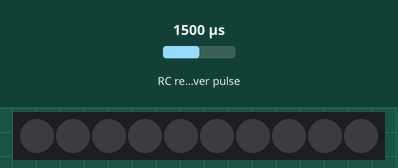
Bench run of a sketch on a simulated Arduino Uno, built with avr-gcc and run on an emulated ATmega328P. On the bench: 10 RGB LEDs in strip order, left to right. Wiring (inferred from the names in the program): RC receiver channel: data pin 3. The test bench sets the inputs (shaded band); at power-on: RC receiver pulse 1500 µs.

Above: at 1.2 s.
1.3 s: RC receiver pulse (sensor on pin 3) set to 1750 µs
At 2.5 s:
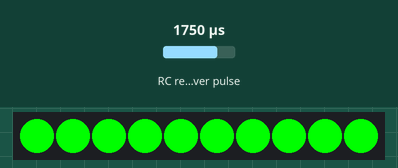
2.8 s: RC receiver pulse (sensor on pin 3) set to 1020 µs
At 4.0 s:
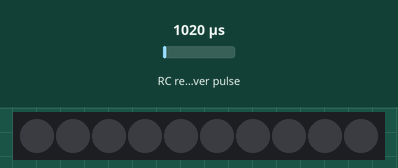
4.3 s: RC receiver pulse (sensor on pin 3) set to 1980 µs
At 5.1 s:
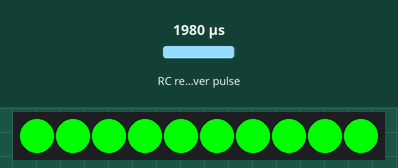
Timing chart, 0 to 7.3 s (numbered marks = the images above; inputs shaded):
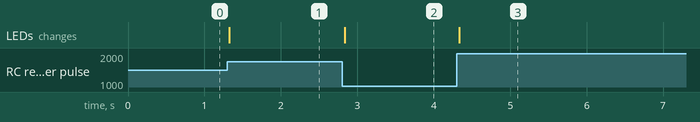

Measured:
- after the input at 1.3 s, the LEDs: change at once (image 1)
- after the input at 2.8 s, the LEDs: change at once (image 2)
- after the input at 4.3 s, the LEDs: change at once (image 3)

The sketch:

simple_light.ino
```cpp
#include <EnableInterrupt.h>
#include <Adafruit_NeoPixel.h>
#ifdef __AVR__
#include <avr/power.h>
#endif


/* rc configuration */
#define RC_PULSE_CENTER         1500 // pulse width (microseconds) for RC center
#define PULSE_WIDTH_DEADBAND    100 // pulse width difference from RC_PULSE_CENTER us (microseconds) to ignore (to compensate trim and drift)
#define RC_PULSE_TIMEOUT        1000 // in milliseconds

#define RC_INPUT_CHANNEL        0
#define RC_INPUT_PIN            3 // arduino pin connected to R/C receiver

#define RC_NUM_CHANNELS         1


/* led strip configuration */
#define LED_COLOR_ON            Adafruit_NeoPixel::Color(0, 255, 0)
#define LED_COLOR_OFF           Adafruit_NeoPixel::Color(0, 0, 0)
#define LED_COLOR_NO_RC         Adafruit_NeoPixel::Color(255, 0, 0)
#define LED_COUNT               10
#define LED_TYPE                NEO_GRB + NEO_KHZ800

#define LED_SHOW_INTERVAL       20

#define LED_PIN                 4 // arduino pin with leds


enum state_t {
    STATE_ON,
    STATE_OFF,
    STATE_NO_RC
};

uint16_t rc_values[RC_NUM_CHANNELS];
uint32_t rc_start[RC_NUM_CHANNELS];
volatile uint16_t rc_shared[RC_NUM_CHANNELS];

Adafruit_NeoPixel leds = Adafruit_NeoPixel(LED_COUNT, LED_PIN, LED_TYPE);

volatile boolean rc_process = false;
volatile long last_rc_pulse = 0;
volatile uint16_t rc_input = 0;
state_t state = STATE_OFF;
long show_time = millis();


void disable_rc_processing();
void enable_rc_processing();
boolean is_rc_left();
boolean is_rc_right();
boolean is_rc_ok();
void setStripColor(uint32_t color);
void run_state_on();
void run_state_off();
void run_state_no_rc();

void rc_read_values() {
  noInterrupts();
  memcpy(rc_values, (const void *)rc_shared, sizeof(rc_shared));
  interrupts();

  rc_input = (uint16_t)rc_values[RC_INPUT_CHANNEL];

  if (millis() - last_rc_pulse > RC_PULSE_TIMEOUT) {
    rc_input = 0;
  }
}

void calc_pulse(uint8_t channel, uint8_t input_pin) {
  if (rc_process) {
    if (digitalRead(input_pin) == HIGH) {
      rc_start[channel] = (uint32_t )micros();
    } else {
      if (rc_start[channel] > 0) {
        uint16_t usecs = (uint16_t) (micros() - rc_start[channel]);
        if (usecs > 900 && usecs < 2100) {
          rc_shared[channel] = usecs; // only use sane value
        }

      }

    }
    last_rc_pulse = millis();
  }
}

void calc_rc_input() { calc_pulse(RC_INPUT_CHANNEL, RC_INPUT_PIN); }

void setup() {
  enableInterrupt(RC_INPUT_PIN, calc_rc_input, CHANGE);

#if defined (__AVR_ATtiny85__)
  if (F_CPU == 16000000) clock_prescale_set(clock_div_1);
#endif

  leds.begin();

  state = STATE_OFF;
}

void loop() {
  rc_read_values();

  if (rc_input <= 0) {
    state = STATE_NO_RC;
  }

  switch(state) {
    case STATE_ON:
      run_state_on();
          break;
    case STATE_OFF:
      run_state_off();
          break;
    case STATE_NO_RC:
      run_state_no_rc();
          break;
  }

  if (show_time + LED_SHOW_INTERVAL < millis()) {
    disable_rc_processing();
    leds.show();
    show_time = millis();
    enable_rc_processing();
  }
}

void disable_rc_processing() {
  rc_process = false;
  for (int i = 0; i < RC_NUM_CHANNELS; i++) {
    rc_start[i] = 0;
  }
}

void enable_rc_processing() {
  rc_process = true;
}


boolean is_rc_left() {
    return rc_input > 0 && rc_input < (RC_PULSE_CENTER - PULSE_WIDTH_DEADBAND);
}

boolean is_rc_right() {
    return rc_input > (RC_PULSE_CENTER + PULSE_WIDTH_DEADBAND);
}

boolean is_rc_ok() {
    return rc_input > 0;
}

void run_state_on() {
  setStripColor(LED_COLOR_ON);

  if (is_rc_left()) {
    state = STATE_OFF;
  }
}

void run_state_off() {
  setStripColor(LED_COLOR_OFF);

  if (is_rc_right()) {
    state = STATE_ON;
  }
}

void run_state_no_rc() {
  setStripColor(LED_COLOR_NO_RC);

  if (is_rc_ok()) {
    state = STATE_OFF;
  }
}

void setStripColor(uint32_t color) {
  for (uint16_t i = 0; i < LED_COUNT; i++) {
    leds.setPixelColor(i, color);
  }
}
```
